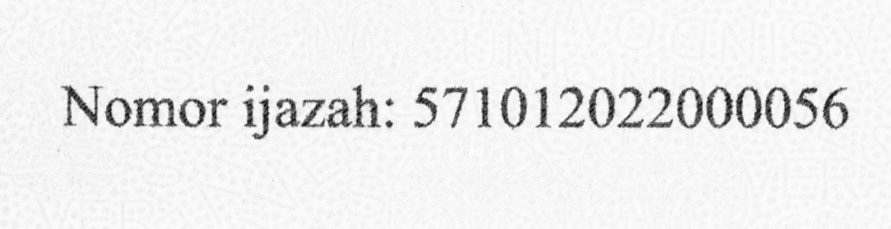
#> input picture PCD TGS 5/Hasil/filter/01_HighQuality_Enhanced/original.jpg, 891 x 229 px
$ python -i main.py   (imports and definitions only)
#> lines starting #> are read from the running program, lines starting #| are printed output that depends on the picture; after the words box and inside, x2 and y2 are one past the last pixel; in counts of white or black regions, pixels touching at a corner belong together
#> further down, picture is the input picture: shape (229, 891, 3); min 8, max 255, mean 238.4
import argparse
import csv
import re
import shutil
from pathlib import Path

import cv2
import numpy as np

try:
    import pytesseract
except ImportError:
    pytesseract = None

EXTS = {".jpg", ".jpeg", ".png", ".bmp", ".tif", ".tiff"}
METHODS = ("original", "clahe", "contrast_stretch")


def norm(text):
    return re.sub(r"[^A-Z0-9]", "", str(text).upper())


# [24 lines left out: functions calculate_cer, enhance, not called in this run]


def image_files(folder):
    folder = Path(folder)
    return sorted(p for p in folder.iterdir() if p.is_file() and p.suffix.lower() in EXTS) if folder.exists() else []


# [33 lines left out: functions load_ground_truth_csv, setup_tesseract, ocr, not called in this run]


def detect_signature(image, threshold="otsu", min_ink_ratio=0.015):
#> called with threshold = 'otsu', min_ink_ratio = 0.015
    gray = cv2.cvtColor(image, cv2.COLOR_BGR2GRAY) if image.ndim == 3 else image.copy()
    blur = cv2.GaussianBlur(gray, (3, 3), 0)
    if threshold == "otsu":
        _, binary = cv2.threshold(blur, 0, 255, cv2.THRESH_BINARY_INV + cv2.THRESH_OTSU)
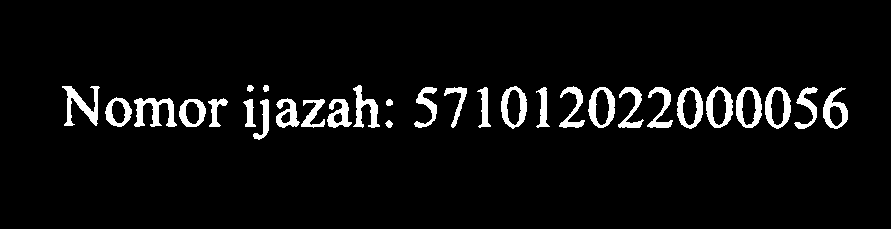
#> binary: shape (229, 891); 5.3% white; 30 white regions, largest, box (x1, y1, x2, y2) and area: (134, 98, 177, 127) 635, (62, 86, 100, 126) 616, (706, 86, 733, 128) 512
    else:
        block = min(31, min(gray.shape) if min(gray.shape) % 2 else min(gray.shape) - 1)
        block = max(3, block)
        _, binary = cv2.threshold(blur, 0, 255, cv2.THRESH_BINARY_INV + cv2.THRESH_OTSU) if block < 3 else (None, cv2.adaptiveThreshold(blur, 255, cv2.ADAPTIVE_THRESH_GAUSSIAN_C, cv2.THRESH_BINARY_INV, block, 10))
    kernel = cv2.getStructuringElement(cv2.MORPH_ELLIPSE, (3, 3))
    cleaned = cv2.morphologyEx(binary, cv2.MORPH_OPEN, kernel, iterations=1)
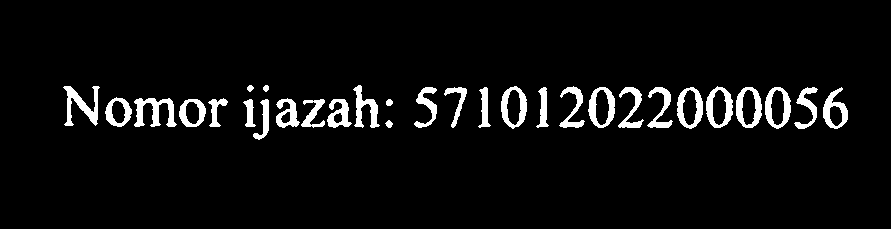
#> cleaned: shape (229, 891); 5.2% white; 30 white regions, largest, box (x1, y1, x2, y2) and area: (134, 98, 177, 127) 628, (63, 86, 100, 126) 604, (706, 86, 733, 128) 512
    cleaned = cv2.morphologyEx(cleaned, cv2.MORPH_CLOSE, kernel, iterations=1)
#> cleaned: shape (229, 891); 5.2% white; 30 white regions, largest, box (x1, y1, x2, y2) and area: (134, 98, 177, 127) 632, (63, 86, 100, 126) 609, (706, 86, 733, 128) 512
    ratio = float(np.count_nonzero(cleaned)) / cleaned.size
#> ratio = 0.0524
    return ("PRESENT" if ratio >= min_ink_ratio else "ABSENT"), ratio, binary, cleaned


# [102 lines left out: functions write_csv, main, not called in this run]


# [2 lines not run here, left out]

>>> import cv2
>>> picture = cv2.imread('../PCD TGS 5/Hasil/filter/01_HighQuality_Enhanced/original.jpg')
>>> result = detect_signature(picture)

$ run again, on PCD TGS 5/Hasil/filter/01_HighQuality_Enhanced/median_filter.jpg
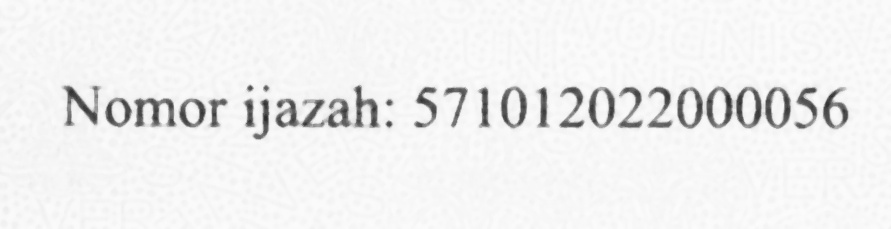
#> input picture PCD TGS 5/Hasil/filter/01_HighQuality_Enhanced/median_filter.jpg, 891 x 229 px
#> picture is the input picture: shape (229, 891, 3); min 38, max 255, mean 239.3
#> in detect_signature, `_, binary = cv2.threshold(blur, 0, 255, cv2.THRESH_BINARY_INV + cv2.TH..`:
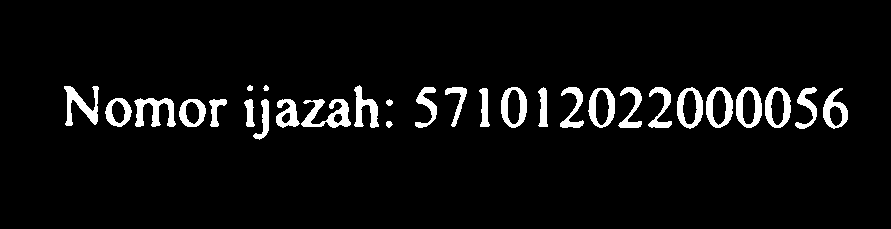
#> binary: shape (229, 891); 5.3% white; 29 white regions, largest, box (x1, y1, x2, y2) and area: (301, 99, 351, 128) 712, (134, 98, 176, 127) 639, (64, 86, 99, 126) 615
#> ratio = 0.053
